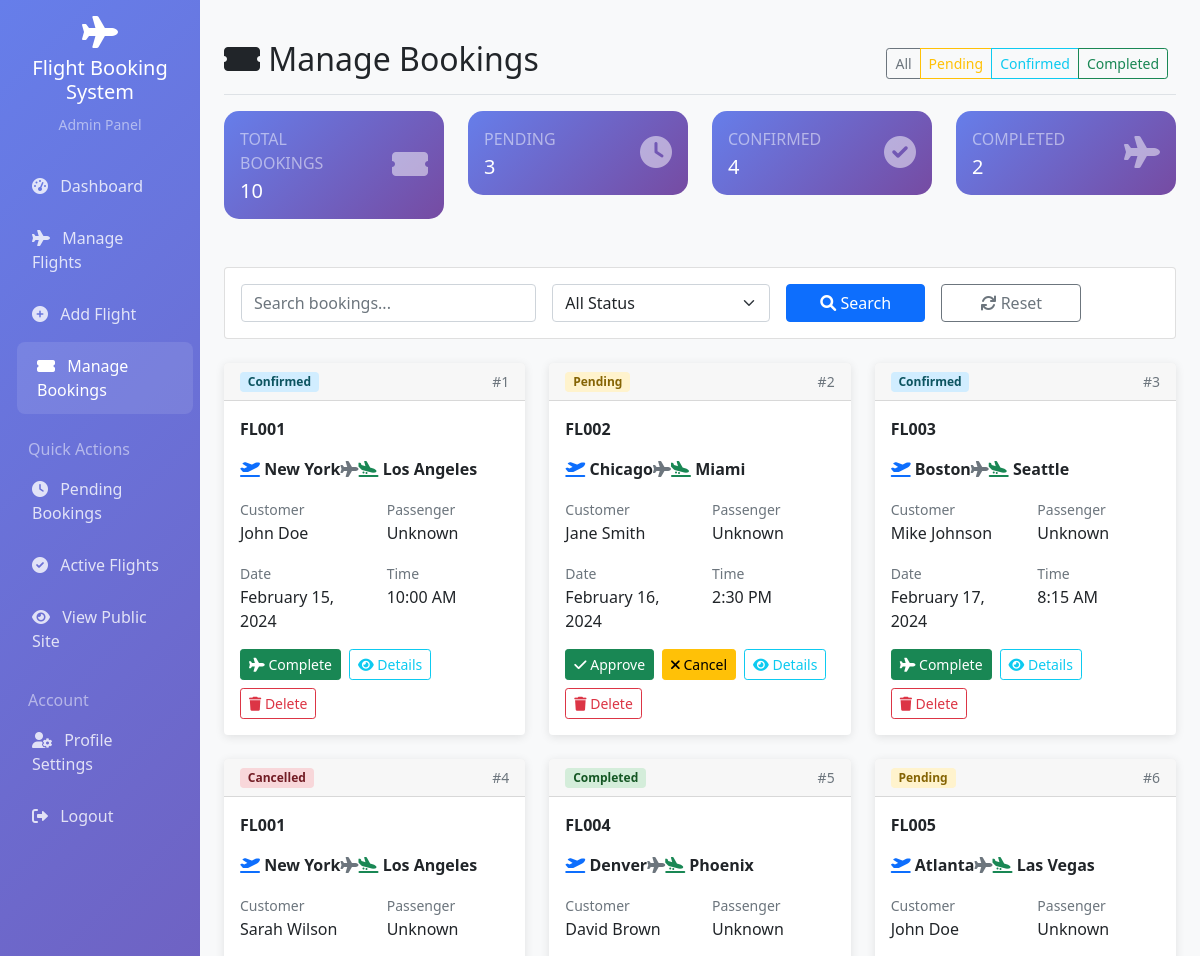
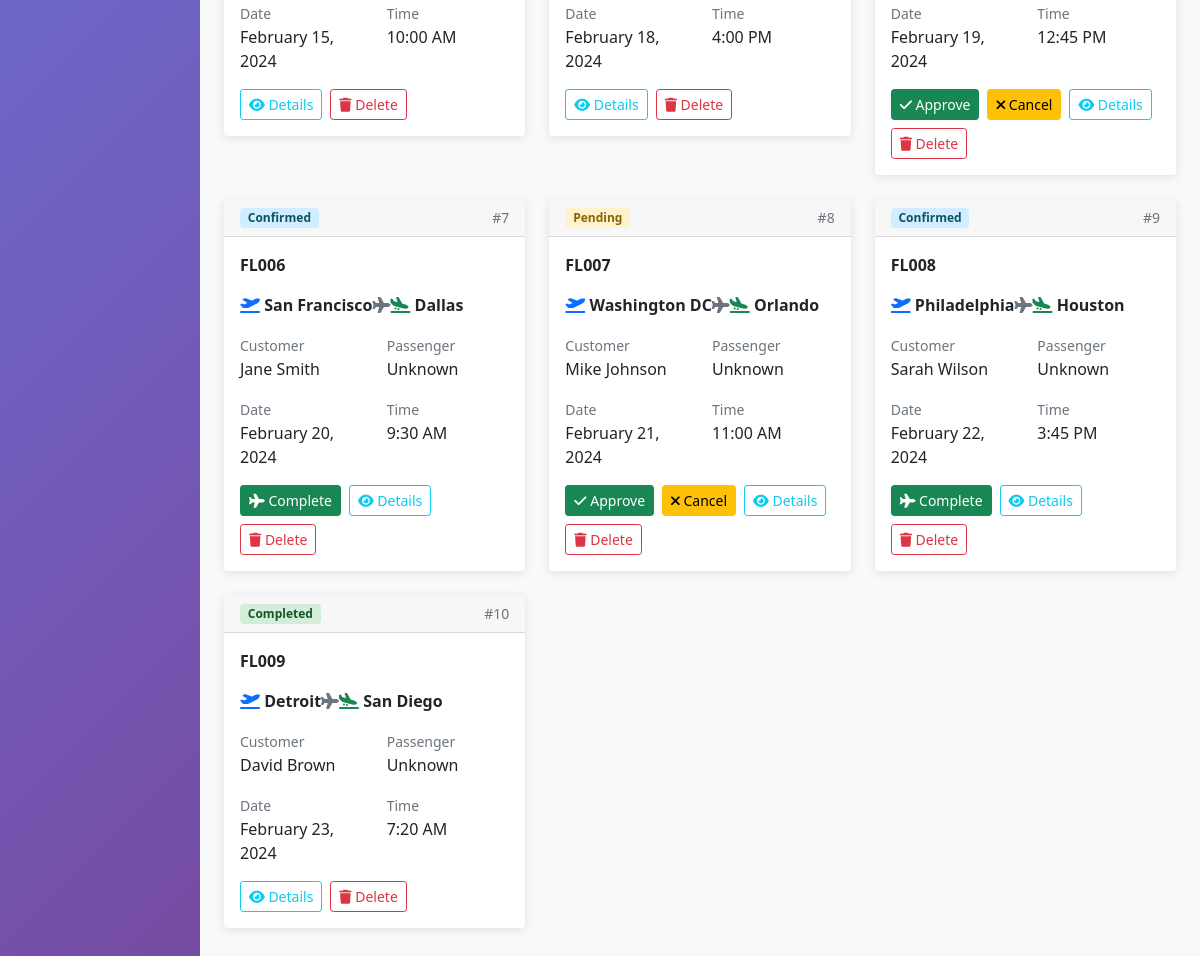
Screenshot of /admin/bookings.php (signed in) with the database file from the repository (2 pictures, top to bottom).
### tables this page shows
CREATE TABLE bookings (
    id INT AUTO_INCREMENT PRIMARY KEY,
    user_id INT NOT NULL,
    flight_id INT NOT NULL,
    passengers INT NOT NULL,
    total_amount DECIMAL(10,2) NOT NULL,
    status ENUM('pending', 'confirmed', 'cancelled', 'completed') DEFAULT 'pending',
    passenger_details TEXT,
    created_at TIMESTAMP DEFAULT CURRENT_TIMESTAMP,
    updated_at TIMESTAMP DEFAULT CURRENT_TIMESTAMP ON UPDATE CURRENT_TIMESTAMP,

    FOREIGN KEY (user_id) REFERENCES users(id) ON DELETE CASCADE,
    FOREIGN KEY (flight_id) REFERENCES flights(id) ON DELETE CASCADE
);

CREATE TABLE flights (
    id INT AUTO_INCREMENT PRIMARY KEY,
    flight_number VARCHAR(50) NOT NULL UNIQUE,
    from_location VARCHAR(100) NOT NULL,
    to_location VARCHAR(100) NOT NULL,
    departure_date DATE NOT NULL,
    departure_time TIME NOT NULL,
    arrival_time TIME NOT NULL,
    total_seats INT NOT NULL,
    available_seats INT NOT NULL,
    price DECIMAL(10,2) NOT NULL,
    status ENUM('active', 'inactive', 'cancelled') DEFAULT 'active',
    created_at TIMESTAMP DEFAULT CURRENT_TIMESTAMP,
    updated_at TIMESTAMP DEFAULT CURRENT_TIMESTAMP ON UPDATE CURRENT_TIMESTAMP
);

CREATE TABLE users (
    id INT AUTO_INCREMENT PRIMARY KEY,
    name VARCHAR(100) NOT NULL,
    email VARCHAR(100) NOT NULL UNIQUE,
    password VARCHAR(255) NOT NULL,
    phone VARCHAR(20),
    address TEXT,
    created_at TIMESTAMP DEFAULT CURRENT_TIMESTAMP,
    updated_at TIMESTAMP DEFAULT CURRENT_TIMESTAMP ON UPDATE CURRENT_TIMESTAMP
);

### admin/bookings.php (the view, shortened to what the rows shown need)
<?php
require_once '../includes/functions.php';
require_once 'includes/functions.php';
$db = new Database();
$sql = "
    SELECT b.*, u.name as user_name, u.email as user_email,
           f.flight_number, f.from_location, f.to_location, f.departure_date, f.departure_time, f.price
    FROM bookings b
    JOIN users u ON b.user_id = u.id
    JOIN flights f ON b.flight_id = f.id
    WHERE 1=1
";
$params = [];
$sql .= " ORDER BY b.created_at DESC";
$bookings = $db->fetchAll($sql, $params);
?>
<!DOCTYPE html>
<html lang="en">
<head>
    <link href="https://cdn.jsdelivr.net/npm/bootstrap@5.1.3/dist/css/bootstrap.min.css" rel="stylesheet">
    <link href="https://cdnjs.cloudflare.com/ajax/libs/font-awesome/6.0.0/css/all.min.css" rel="stylesheet">
</head>
<body>
    <div class="container-fluid">
        <div class="row">
            <main class="col-md-9 ms-sm-auto col-lg-10 px-md-4 py-4 main-content">
                <div class="d-flex justify-content-between flex-wrap flex-md-nowrap align-items-center pt-3 pb-2 mb-3 border-bottom">
                    <h1 class="h2">
                        <i class="fas fa-ticket-alt"></i> Manage Bookings
                    </h1>
                </div>
                <?php if (empty($bookings)): ?>
                    <div class="text-center py-5">
                        <i class="fas fa-ticket-alt fa-3x text-muted mb-3"></i>
                        <h4 class="text-muted">No bookings found</h4>
                        <p class="text-muted">Try adjusting your search criteria.</p>
                    </div>
                <?php else: ?>
                    <div class="row">
                        <?php foreach ($bookings as $booking): ?>
                            <?php $passenger_details = getPassengerDetails($booking['passenger_details']); ?>
                            <div class="col-lg-6 col-xl-4 mb-4">
                                <div class="card booking-card">
                                    <div class="card-header d-flex justify-content-between align-items-center">
                                        <span class="badge status-<?php echo $booking['status']; ?>">
                                            <?php echo ucfirst($booking['status']); ?>
                                        </span>
                                        <small class="text-muted">#<?php echo $booking['id']; ?></small>
                                    </div>
                                    <div class="card-body">
                                        <div class="mb-3">
                                            <strong><?php echo htmlspecialchars($booking['flight_number']); ?></strong>
                                        </div>
                                        <div class="flight-route mb-3">
                                            <div class="d-flex align-items-center">
                                                <div class="route-point">
                                                    <i class="fas fa-plane-departure text-primary"></i>
                                                    <strong><?php echo htmlspecialchars($booking['from_location']); ?></strong>
                                                </div>
                                                <div class="route-line">
                                                    <i class="fas fa-plane text-muted"></i>
                                                </div>
                                                <div class="route-point">
                                                    <i class="fas fa-plane-arrival text-success"></i>
                                                    <strong><?php echo htmlspecialchars($booking['to_location']); ?></strong>
                                                </div>
                                            </div>
                                        </div>
                                        <div class="row mb-3">
                                            <div class="col-6">
                                                <small class="text-muted">Customer</small>
                                                <div><?php echo htmlspecialchars($booking['user_name']); ?></div>
                                            </div>
                                            <div class="col-6">
                                                <small class="text-muted">Passenger</small>
                                                <div><?php echo htmlspecialchars($passenger_details['name']); ?></div>
                                            </div>
                                        </div>
                                        <div class="row mb-3">
                                            <div class="col-6">
                                                <small class="text-muted">Date</small>
                                                <div><?php echo formatDate($booking['departure_date']); ?></div>
                                            </div>
                                            <div class="col-6">
                                                <small class="text-muted">Time</small>
                                                <div><?php echo formatTime($booking['departure_time']); ?></div>
                                            </div>
                                        </div>
                                        <div class="d-flex gap-2 flex-wrap">
                                            <?php if ($booking['status'] === 'pending'): ?>
                                                <form method="POST" style="display: inline;">
                                                    <button type="submit" class="btn btn-sm btn-success"
                                                            onclick="return confirm('Approve this booking?')">
                                                        <i class="fas fa-check"></i> Approve
                                                    </button>
                                                </form>
                                                <form method="POST" style="display: inline;">
                                                    <button type="submit" class="btn btn-sm btn-warning"
                                                            onclick="return confirm('Cancel this booking?')">
                                                        <i class="fas fa-times"></i> Cancel
                                                    </button>
                                                </form>
                                            <?php elseif ($booking['status'] === 'confirmed'): ?>
                                                <form method="POST" style="display: inline;">
                                                    <button type="submit" class="btn btn-sm btn-success"
                                                            onclick="return confirm('Mark as completed?')">
                                                        <i class="fas fa-plane"></i> Complete
                                                    </button>
                                                </form>
                                            <?php endif; ?>
                                            <button class="btn btn-sm btn-outline-info"
                                                    onclick="viewBookingDetails(<?php echo $booking['id']; ?>)">
                                                <i class="fas fa-eye"></i> Details
                                            </button>
                                            <a href="?action=delete&id=<?php echo $booking['id']; ?>"
                                               class="btn btn-sm btn-outline-danger"
                                               onclick="return confirm('Are you sure you want to delete this booking? This action cannot be undone.')">
                                                <i class="fas fa-trash"></i> Delete
                                            </a>
                                        </div>
                                    </div>
                                </div>
                            </div>
                        <?php endforeach; ?>
                    </div>
                <?php endif; ?>
            </main>
        </div>
    </div>
</body>
</html>

### rows the page displays
bookings: status "Confirmed", id "1", flight.flight_number "FL001", flight.from_location "New York", flight.to_location "Los Angeles", user.name "John Doe", passenger_details "Unknown", flight.departure_date "February 15, 2024", flight.departure_time "10:00 AM"
bookings: status "Pending", id "2", flight.flight_number "FL002", flight.from_location "Chicago", flight.to_location "Miami", user.name "Jane Smith", passenger_details "Unknown", flight.departure_date "February 16, 2024", flight.departure_time "2:30 PM"
bookings: status "Confirmed", id "3", flight.flight_number "FL003", flight.from_location "Boston", flight.to_location "Seattle", user.name "Mike Johnson", passenger_details "Unknown", flight.departure_date "February 17, 2024", flight.departure_time "8:15 AM"
bookings: status "Cancelled", id "4", flight.flight_number "FL001", flight.from_location "New York", flight.to_location "Los Angeles", user.name "Sarah Wilson", passenger_details "Unknown", flight.departure_date "February 15, 2024", flight.departure_time "10:00 AM"
bookings: status "Completed", id "5", flight.flight_number "FL004", flight.from_location "Denver", flight.to_location "Phoenix", user.name "David Brown", passenger_details "Unknown", flight.departure_date "February 18, 2024", flight.departure_time "4:00 PM"
bookings: status "Pending", id "6", flight.flight_number "FL005", flight.from_location "Atlanta", flight.to_location "Las Vegas", user.name "John Doe", passenger_details "Unknown", flight.departure_date "February 19, 2024", flight.departure_time "12:45 PM"
bookings: status "Confirmed", id "7", flight.flight_number "FL006", flight.from_location "San Francisco", flight.to_location "Dallas", user.name "Jane Smith", passenger_details "Unknown", flight.departure_date "February 20, 2024", flight.departure_time "9:30 AM"
bookings: status "Pending", id "8", flight.flight_number "FL007", flight.from_location "Washington DC", flight.to_location "Orlando", user.name "Mike Johnson", passenger_details "Unknown", flight.departure_date "February 21, 2024", flight.departure_time "11:00 AM"
bookings: status "Confirmed", id "9", flight.flight_number "FL008", flight.from_location "Philadelphia", flight.to_location "Houston", user.name "Sarah Wilson", passenger_details "Unknown", flight.departure_date "February 22, 2024", flight.departure_time "3:45 PM"
bookings: status "Completed", id "10", flight.flight_number "FL009", flight.from_location "Detroit", flight.to_location "San Diego", user.name "David Brown", passenger_details "Unknown", flight.departure_date "February 23, 2024", flight.departure_time "7:20 AM"

### other values shown
SITE_NAME "Flight Booking System"
$stats['total'] "10"
$stats['pending'] "3"
$stats['confirmed'] "4"
$stats['completed'] "2"
